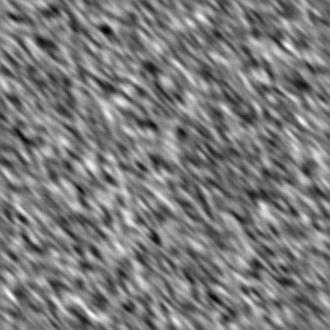
%> input picture Texture by filtering/Texture1.jpg, 330 x 330 px
$ octave main.m   (GNU Octave 9; MATLAB toolbox functions it lacks are replaced by stand-ins)
%> lines starting %> are read from the running program, lines starting %| are printed output that depends on the picture; in (x1, y1, x2, y2) boxes, pixels count from 0 and x2, y2 are one past the last pixel; in counts of white or black regions, pixels touching at a corner belong together; the program's own positions count from 1
clc; clear all; close all;

%% 1.
I1 = imread("Texture1.jpg");
%> I1 is the input picture: size 330x330 uint8; min 0, max 255, mean 122.8
I1 = im2double(I1);    % normalisation [0,1]
%> I1: size 330x330 double

figure;
subplot(1,2,1);
imshow(I1, []);
title('Texture d''intérêt (Texture1.jpg)');

I1 = I1 - mean(I1(:));
I1 = I1 / sqrt(mean(I1(:).^2)); % puissance unitaire

subplot(1,2,2);
imshow(I1, []);
title('Apres centrage et normalisation');

% Extraction des imagettes non chevauchées
L = 11;                % taille d'une imagette
C1 = im2col(I1, [L L], 'distinct');  % (L^2 x Nk)
[L2, Nk] = size(C1);
%> L2 = 121; Nk = 900
fprintf('Nombre d''imagettes extraites : %d (taille %dx%d)\n', Nk, L, L);
%| Nombre d'imagettes extraites : 900 (taille 11x11)

% Mise en forme (vecteurs lignes, centrage)
V1 = C1.';               % (Nk x L^2)
mu1 = mean(V1, 1);
%> mu1 = 121 values, max 0.041 at index 35, min -0.0453 at index 114, mean -7.25e-14
V1c = V1 - mu1;

% Matrice de covariance S1
S1 = (V1c.' * V1c) / Nk;
S1 = (S1 + S1.') / 2;    % symétrisation numérique
fprintf('Matrice S1 : %dx%d\n', size(S1,1), size(S1,2));
%| Matrice S1 : 121x121

% Décomposition propre
[P1, D1] = eig(S1);
lambda1 = real(diag(D1));
%> lambda1 = 121 values from 0.000145 to 49.01
[lambda1, idx] = sort(lambda1, 'descend');
%> lambda1 = 121 values, max 49.01 at index 1, min 0.000145 at index 121, mean 0.999; idx = 121 values, max 121 at index 1, min 1 at index 121, mean 61
P1 = P1(:, idx);

figure;
plot(lambda1, 'o-','LineWidth',1.2);
xlabel('Indice k');
ylabel('\lambda_k');
title('Spectre des valeurs propres de S_1');
grid on;
%> figure, not shown here; curve peaks at x = 1, y = 49.01

% [8 lines of commented-out code are left out]


%% 2.

P_vec = P1(:,1);                    % vecteur propre associé à λ_max
%> P_vec = 121 values, max 0.127 at index 50, min 0.0178 at index 11, mean 0.0871
P_filt = reshape(P_vec, [L L]);     % imagette 11x11 pour filtrage

% figure;
% imshow(P_filt, []);
% title('Filtre optimal P (vecteur propre principal)');

% Image bruitée I1 (texture dans bruit microscopique)
I1_bruit = imread('Bruit_T1.jpg');
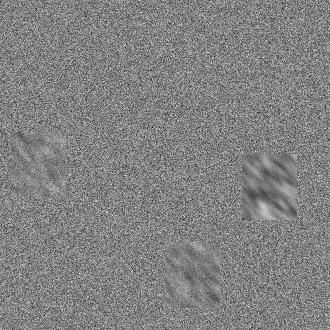
%> input picture Texture by filtering/Bruit_T1.jpg, 330 x 330 px
%> I1_bruit is the input picture: size 330x330 uint8; min 2, max 244, mean 129.7
I1_bruit = im2double(I1_bruit);
%> I1_bruit: size 330x330 double

figure;
subplot(1, 3, 1);
imshow(I1_bruit, []);
colormap('gray'); colorbar;
title('Image I_1 : texture dans un bruit à corrélation microscopique');

% % Centrage / normalisation
I1_bruit = I1_bruit - mean(I1_bruit(:));
I1_bruit = I1_bruit / sqrt(mean(I1_bruit(:).^2) + eps);

% Filtrage de l'image par le filtre P (filtre adapté)
I1F = filter2(P_filt, I1_bruit);

subplot(1, 3, 2);
imshow(I1F, []);
colormap('gray'); colorbar;
title('Image filtrée I_{1F} = filter2(P, I_1)');

% Image des puissances locales (carrés des coefficients filtrés)
I1P = I1F.^2;                      % puissance locale (corrélation au carré)
I1P_norm = I1P / max(I1P(:));      % normalisation pour affichage
mean_power = mean(I1P(:));         % E{I1F^2} empirique
%> mean_power = 2.68

fprintf('Espérance empirique des carrés : E{I1F^2} = %.4f\n', mean_power);
%| Espérance empirique des carrés : E{I1F^2} = 2.6757

subplot(1, 3, 3);
imshow(I1P_norm, []);
colormap('gray'); colorbar;
title('Image des puissances locales I_{1P} = I_{1F}^2');


%% 3.
% 3.1 Calcul de la matrice de covariance S2
I2_tex = imread('Texture2.jpg');
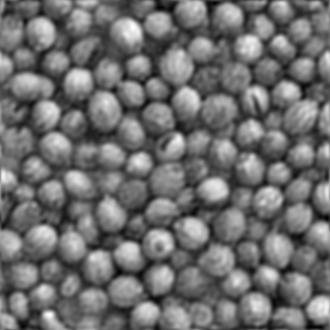
%> input picture Texture by filtering/Texture2.jpg, 330 x 330 px
%> I2_tex is the input picture: size 330x330 uint8; min 0, max 255, mean 110.8
I2_tex = im2double(I2_tex);
%> I2_tex: size 330x330 double

figure;
subplot(1,2,1);
imshow(I2_tex, []);
title('Texture d''intérêt (Texture2.jpg)');

I2_tex = I2_tex - mean(I2_tex(:));
I2_tex = I2_tex / sqrt(mean(I2_tex(:).^2));

subplot(1,2,2);
imshow(I2_tex, []);
title('Apres centrage et normalisation');

C2 = im2col(I2_tex, [L L], 'distinct');    % (L^2 x Nk2)
[L2, Nk2] = size(C2);
%> Nk2 = 900
V2  = C2.';                                % (Nk2 x L^2)
mu2 = mean(V2, 1);
%> mu2 = 121 values, max 0.0176 at index 4, min -0.0238 at index 66, mean -2.75e-13
V2c = V2 - mu2;                            % centrage
fprintf('Nombre d''imagettes extraites : %d (taille %dx%d)\n', Nk, L, L);
%| Nombre d'imagettes extraites : 900 (taille 11x11)

% matrice de covariance S2
S2 = (V2c.' * V2c) / Nk2;
S2 = (S2 + S2.')/2;                        % symétrisation

fprintf('Matrice S2 : %dx%d\n', size(S2,1), size(S2,2));
%| Matrice S2 : 121x121

% Décomposition propre
[P2, D2] = eig(S2);
lambda2 = real(diag(D2));
%> lambda2 = 121 values from 4.77e-05 to 74.31
[lambda2, idx] = sort(lambda2, 'descend');
%> lambda2 = 121 values, max 74.31 at index 1, min 4.77e-05 at index 121, mean 1
P2 = P2(:, idx);

figure;
plot(lambda2, 'o-','LineWidth',1.2);
xlabel('Indice k');
ylabel('\lambda_k');
title('Spectre des valeurs propres de S_2');
grid on;
%> figure, not shown here; curve peaks at x = 1, y = 74.31

Kdisp = 4;
figure;
tiledlayout(1, Kdisp, 'TileSpacing','compact','Padding','compact');
for k = 1:Kdisp
    nexttile;
    imshow(reshape(P2(:,k), [L L]), []);
    title(sprintf('Vecteur propre P_{2,%d}',k));
end
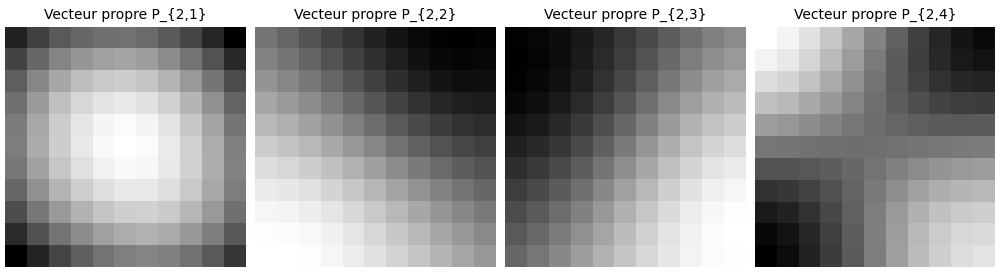
%> figure redrawn from the program's plot data, 4 panels

% 3.2 Filtre maximisant le SNR entre texture1 et texture2
% on maximise J(p) = (p^T S1 p)/(p^T S2 p)
% -> problème de valeurs propres généralisées : S1 p = lambda S2 p

eps_reg = 1e-3;                            % petite régularisation
S2_reg = S2 + eps_reg*eye(size(S2));

[Vec_g, Val_g] = eig(S1, S2_reg);          % valeurs propres généralisées
lambda_g = real(diag(Val_g));
%> lambda_g = 121 values from 0.0969 to 90.21
[lambda_g, idx_g] = sort(lambda_g, 'descend');
%> lambda_g = 121 values, max 90.21 at index 1, min 0.0969 at index 121, mean 3.83; idx_g has the same summary as idx
p_opt = Vec_g(:, idx_g(1));                % vecteur propre associé à λ_max
%> p_opt = 121 values, max 3.96 at index 111, min -2.87 at index 89, mean 0.00192
P_opt = reshape(p_opt, [L L]);             % filtre 2D LxL

figure;
imshow(P_opt, []);
title('Filtre optimal (S1 vs S2)');

% 3.3 Filtrage de l'image mélange I2

I2 = imread('Texture2_T1.jpg');            % texture1 dans texture2
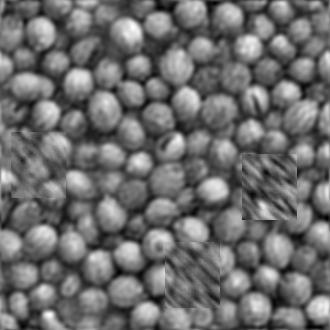
%> input picture Texture by filtering/Texture2_T1.jpg, 330 x 330 px
%> I2 is the input picture: size 330x330 uint8; min 0, max 255, mean 109.5
I2 = im2double(I2);
%> I2: size 330x330 double

figure;
subplot(1,3,1);
imshow(I2, []);
colormap('gray'); colorbar;
title('Image I_2 : texture1 dans texture2');

% filtrage
I2F = filter2(P_opt, I2);

subplot(1,3,2);
imshow(I2F, []);
colormap('gray'); colorbar;
title('Image filtrée I_{2F}');

% puissances locales
I2P = I2F.^2;
I2P_norm = I2P / max(I2P(:));              % normalisation pour affichage

subplot(1,3,3);
imshow(I2P_norm, []);
colormap('gray'); colorbar;
title('Puissances locales normalisées I_{2P}');

% 3.4 Seuillage pour détection (s = 0.2 et s = 0.05)
s_vals = [0.2 0.05];
figure;
for k = 1:numel(s_vals)
    s = s_vals(k);
    I2s = I2P_norm >= s;                   % carte binaire
    subplot(1, numel(s_vals), k);
    imshow(I2s, []);
    title(sprintf('Image seuillée, s = %.2f', s));
end
sgtitle('Détection de la texture 1 dans la texture 2');


%% 4. Courbes C.O.R (ROC)
% 4.1 Chargement du masque "vérité terrain"
M = imread('Imsansbruit.bmp');   % masque binaire (0/255 ou 0/1)
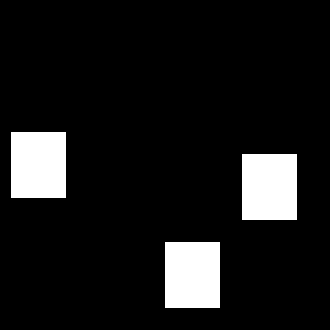
%> input picture Texture by filtering/Imsansbruit.bmp, 330 x 330 px
%> M: size 330x330 logical; 10% white; 3 white regions, box (x1, y1, x2, y2) and area: (11, 132, 66, 198) 3630, (242, 154, 297, 220) 3630, (165, 242, 220, 308) 3630
M = im2double(M);

% Nombre total de pixels "signal présent" et "signal absent"
N_pos = sum(M(:));           % vrais "1"
%> N_pos = 10890
N_neg = sum(~M(:));          % vrais "0"
%> N_neg = 98010

fprintf('Nb pixels signal présent (M=1) : %d\n', N_pos);
%| Nb pixels signal présent (M=1) : 10890
fprintf('Nb pixels signal absent  (M=0) : %d\n', N_neg);
%| Nb pixels signal absent  (M=0) : 98010

% 4.2 Cartes de puissance pour les deux filtres
% (a) Filtre optimal S1 vs S2 (déjà calculé à la partie 3)
% (b) Second filtre de comparaison : vecteur propre de S1 (partie 2)
P_filt = reshape(P1(:,1), [L L]);     % premier vecteur propre de S1
I2F_alt = filter2(P_filt, I2);
I2P_alt = I2F_alt.^2;
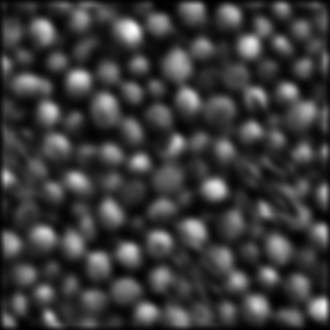
%> I2P_alt: size 330x330 double; min 0.268, max 92.6, mean 22.1; drawn with min black and max white
I2P_alt_norm = I2P_alt / max(I2P_alt(:));

% 4.3 Balayage des seuils et calcul (Pd, Pfa)
t = 0:0.1:10;
seuils = (exp(t) - 1) / (exp(10) - 1);   % dans [0,1]

Pd_opt  = zeros(size(seuils));
Pfa_opt = zeros(size(seuils));
Pd_alt  = zeros(size(seuils));
Pfa_alt = zeros(size(seuils));

for k = 1:numel(seuils)
    s = seuils(k);

    % filtre optimal
    Det_opt = I2P_norm >= s;    % carte binaire de détection

    TP = sum( Det_opt(:)  &  M(:));   % bonnes détections
    FP = sum( Det_opt(:)  & ~M(:));   % fausses alarmes
    FN = sum(~Det_opt(:)  &  M(:));   % non-détectés
    TN = sum(~Det_opt(:)  & ~M(:));   % bonnes absences

    Pd_opt(k)  = TP / (TP + FN);          % probabilité de détection
    Pfa_opt(k) = FP / (FP + TN);          % probabilité de fausse alarme

    % filtre alternatif (P_filt)
    Det_alt = I2P_alt_norm >= s;

    TP = sum( Det_alt(:)  &  M(:));
    FP = sum( Det_alt(:)  & ~M(:));
    FN = sum(~Det_alt(:)  &  M(:));
    TN = sum(~Det_alt(:)  & ~M(:));

    Pd_alt(k)  = TP / (TP + FN);
    Pfa_alt(k) = FP / (FP + TN);
end
%> this loop made 101 passes
%> after the loop, Pd_alt = 101 values, max 1 at index 1, min 0 at index 98, mean 0.832; Pd_opt = 101 values, max 1 at index 1, min 9.18e-05 at index 101, mean 0.604; Pfa_alt = 101 values, max 1 at index 1, min 1.02e-05 at index 101, mean 0.831; Pfa_opt = 101 values, max 1 at index 1, min 0 at index 95, mean 0.34

% 4.4 Tracé des courbes C.O.R
figure;
plot(Pfa_opt, Pd_opt, 'o-', 'LineWidth', 1.5);
hold on;
plot(Pfa_alt, Pd_alt, 'x--', 'LineWidth', 1.5);
grid on;
xlabel('Probabilité de fausse alarme P_{fa}');
ylabel('Probabilité de détection P_d');
title('Courbes C.O.R pour deux filtres');
legend('Filtre optimal S_1 / S_2', 'Filtre P_1 (texture 1 seule)', ...
       'Location', 'SouthEast');
axis([0 1 0 1]);
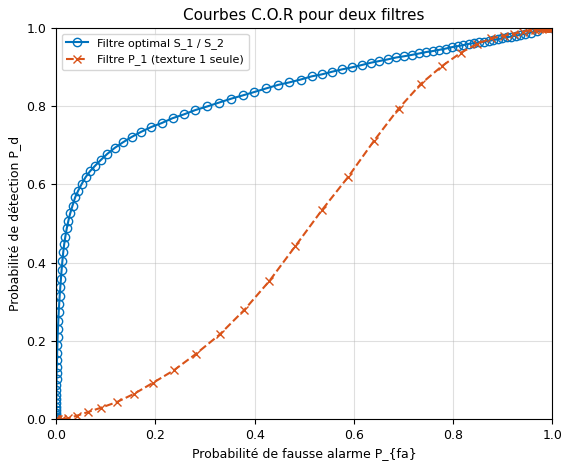
%> figure redrawn from the program's plot data
